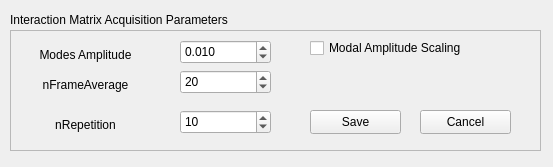
<?xml version="1.0" encoding="UTF-8"?>
<ui version="4.0">
 <class>Form</class>
 <widget class="QWidget" name="Form">
  <property name="geometry">
   <rect>
    <x>0</x>
    <y>0</y>
    <width>553</width>
    <height>167</height>
   </rect>
  </property>
  <property name="windowTitle">
   <string>Form</string>
  </property>
  <widget class="QFrame" name="frame_3">
   <property name="geometry">
    <rect>
     <x>10</x>
     <y>30</y>
     <width>531</width>
     <height>121</height>
    </rect>
   </property>
   <property name="frameShape">
    <enum>QFrame::StyledPanel</enum>
   </property>
   <property name="frameShadow">
    <enum>QFrame::Raised</enum>
   </property>
   <widget class="QLabel" name="modesAmplitudeLabel">
    <property name="geometry">
     <rect>
      <x>10</x>
      <y>10</y>
      <width>131</width>
      <height>30</height>
     </rect>
    </property>
    <property name="text">
     <string>Modes Amplitude</string>
    </property>
    <property name="alignment">
     <set>Qt::AlignCenter</set>
    </property>
   </widget>
   <widget class="QLabel" name="nFrameAverageLabel">
    <property name="geometry">
     <rect>
      <x>10</x>
      <y>40</y>
      <width>131</width>
      <height>30</height>
     </rect>
    </property>
    <property name="text">
     <string>nFrameAverage</string>
    </property>
    <property name="alignment">
     <set>Qt::AlignCenter</set>
    </property>
   </widget>
   <widget class="QLabel" name="nRepetetitionLabel">
    <property name="geometry">
     <rect>
      <x>10</x>
      <y>80</y>
      <width>131</width>
      <height>30</height>
     </rect>
    </property>
    <property name="text">
     <string>nRepetition</string>
    </property>
    <property name="alignment">
     <set>Qt::AlignCenter</set>
    </property>
   </widget>
   <widget class="QCheckBox" name="modalScalingCheckBox">
    <property name="geometry">
     <rect>
      <x>300</x>
      <y>10</y>
      <width>211</width>
      <height>16</height>
     </rect>
    </property>
    <property name="text">
     <string>Modal Amplitude Scaling</string>
    </property>
    <property name="tristate">
     <bool>false</bool>
    </property>
   </widget>
   <widget class="QDoubleSpinBox" name="amplitudeIntMatBox">
    <property name="geometry">
     <rect>
      <x>170</x>
      <y>10</y>
      <width>91</width>
      <height>24</height>
     </rect>
    </property>
    <property name="locale">
     <locale language="English" country="UnitedStates"/>
    </property>
    <property name="decimals">
     <number>3</number>
    </property>
    <property name="maximum">
     <double>0.100000000000000</double>
    </property>
    <property name="singleStep">
     <double>0.001000000000000</double>
    </property>
    <property name="stepType">
     <enum>QAbstractSpinBox::DefaultStepType</enum>
    </property>
    <property name="value">
     <double>0.010000000000000</double>
    </property>
   </widget>
   <widget class="QSpinBox" name="nFrameAverageIntMatBox">
    <property name="geometry">
     <rect>
      <x>170</x>
      <y>40</y>
      <width>91</width>
      <height>24</height>
     </rect>
    </property>
    <property name="locale">
     <locale language="English" country="UnitedStates"/>
    </property>
    <property name="minimum">
     <number>1</number>
    </property>
    <property name="maximum">
     <number>500</number>
    </property>
    <property name="value">
     <number>20</number>
    </property>
   </widget>
   <widget class="QSpinBox" name="nAverageIntMatBox">
    <property name="geometry">
     <rect>
      <x>170</x>
      <y>80</y>
      <width>91</width>
      <height>24</height>
     </rect>
    </property>
    <property name="locale">
     <locale language="English" country="UnitedStates"/>
    </property>
    <property name="minimum">
     <number>1</number>
    </property>
    <property name="maximum">
     <number>500</number>
    </property>
    <property name="value">
     <number>10</number>
    </property>
   </widget>
    <widget class="QPushButton" name="saveButton">
     <property name="geometry">
        <rect>
         <x>300</x>
         <y>80</y>
         <width>91</width>
         <height>24</height>
        </rect>
     </property>
     <property name="text">
        <string>Save</string>
     </property>
    </widget>
    <widget class="QPushButton" name="cancelButton">
     <property name="geometry">
        <rect>
         <x>410</x>
         <y>80</y>
         <width>91</width>
         <height>24</height>
        </rect>
     </property>
     <property name="text">
        <string>Cancel</string>
     </property>
    </widget>
  </widget>
  <widget class="QLabel" name="freqLabel_6">
   <property name="geometry">
    <rect>
     <x>10</x>
     <y>10</y>
     <width>531</width>
     <height>20</height>
    </rect>
   </property>
   <property name="text">
    <string>Interaction Matrix Acquisition Parameters</string>
   </property>
  </widget>
 </widget>
 <resources/>
 <connections/>
</ui>
